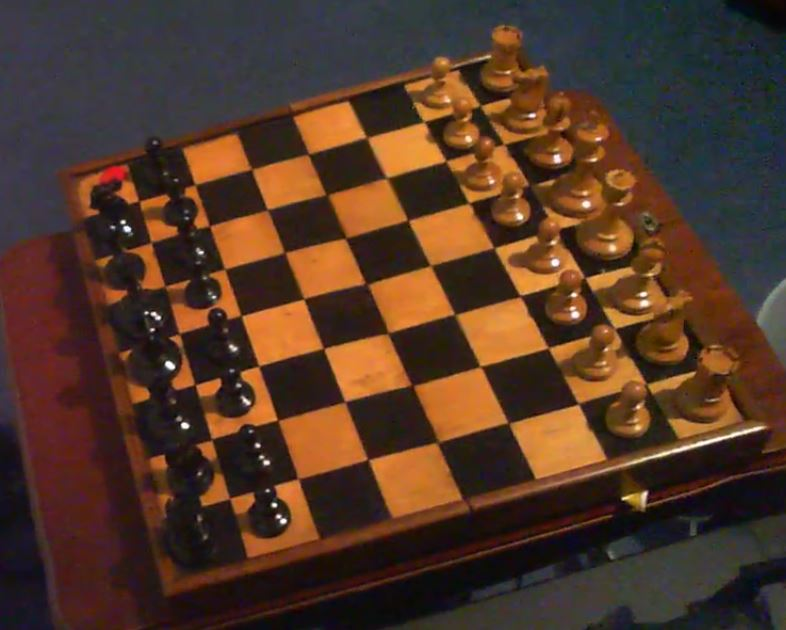
#> input picture ProjectFolder/test_images/ChessBoard_USB_002.JPG, 786 x 630 px, given in place of apple.jpg, which was not available
$ python openCV_Testing.py
#> lines starting #> are read from the running program, lines starting #| are printed output that depends on the picture; after the words box and inside, x2 and y2 are one past the last pixel; in counts of white or black regions, pixels touching at a corner belong together; pictures that were not available may be replaced by others from this repository, and a replacement may not be noted
# # import cv2
# #
# # # load images
# # oneimage = cv2.imread('test_images/misc/Difference_Test_003.jpg')
# # twoimage = cv2.imread('test_images/misc/Difference_Test_002.jpg')
# # threeimage = cv2.imread('test_images/misc/Difference_Test_001.jpg')
# #
# #
# # diffy1 = cv2.subtract(oneimage, twoimage)
# #
# # diffy2 = cv2.subtract(twoimage, threeimage)
# #
# # diffy3 = cv2.subtract(diffy2, diffy1)
# #
# # cv2.imshow("Difference", diffy1)
# #
# # cv2.waitKey(0)
#
#
#
# # image2 = cv2.imread("/test_images/misc/TEST_SUB_2.JPG")
#
# # compute difference
# # difference = cv2.subtract(image1, image2)
#
# # Display image
# # cv2.imshow("difference", image1)
# #
# # import cv2
# # from myfuncs import *
# #
# # cv2.imshow('Harris edge detection', img)
# # if cv2.waitKey(0) & 0xff == 27:
# #     cv2.destroyAllWindows()
# #
# #
# # from myfuncs import *
# # print(squarename())
# # =======
# # cameracheck(0)
#
# # import cv2
# # import numpy as np
# # from myfuncs import *
# # h, w = 480, 480
#
# # image1 = cv2.imread("test_images/real_board.jpg")
# # image1 = cv2.resize(image1, (h,w))
# #
# # image2 = cv2.imread("test_images/real_board_2.jpg")
# # image2 = cv2.resize(image2, (h,w))
# #
# # image3 = cv2.imread('test_images/empty_real_board.jpg')
# # image3 = cv2.resize(image3, (h,w))
# #
# # bigwindow([image1, image2, image3], [h, w])
# #
# # cv2.waitKey(0)
#
# # cap = cv2.VideoCapture(0)
# # image1 = np.zeros((w, h))
# # image1 = cv2.cvtColor(image1,cv2.COLOR_BGR2GRAY)
# # image3 = np.zeros((w, h))
# # image3 = cv2.cvtColor(image3,cv2.COLOR_BGR2GRAY)
# # while True:
# #     ret, rawSource = cap.read()
# #     image2 = rawSource
# #     image2 = cv2.cvtColor(image2, cv2.COLOR_BGR2GRAY)
# #     bigwindow([image1, image2, image3], (h, w))
# #     cv2.waitKey(1)
#
# import cv2
# import numpy as np
# h, w = 480, 480
#
#
# def bigwindow(windows, size, title):
#     wcount = 0
#     newwindows = []
#     for w in windows:
#         w = cv2.resize(w, size)
#         newwindows.append(w)
#         wcount += 1
#     if len(windows) == 4:
#         hconcat1 = cv2.hconcat([newwindows[0], newwindows[1]])
#         hconcat2 = cv2.hconcat([newwindows[2], newwindows[3]])
#
#     newconcat = cv2.vconcat([hconcat1, hconcat2])
#     cv2.imshow(title, newconcat)
#
#
# def create_blank(width, height, rgb_color=(0, 0, 0)):
#     # Create blank openCV image
#
#     # Create black blank image
#     image = np.zeros((height, width, 3), np.uint8)
#
#     # Since OpenCV uses BGR, convert the color first
#     color = tuple(reversed(rgb_color))
#     # Fill image with color
#     image[:] = color
#
#     return image
#
#
# image1 = cv2.imread("test_images/real_board.jpg")
# image1 = cv2.resize(image1, (h,w))
#
# image2 = create_blank(w, h)
# # cv2.imshow("image2", image2)
# concat = cv2.hconcat([image1, image2])
# cv2.imshow("Blank Concat Test", concat)
# cv2.waitKey(0)

import cv2
import numpy as np

img = cv2.imread('test_images/apple.jpg')
#> img is the input picture: shape (630, 786, 3); mean B, G, R 39.5, 55.2, 82.1
grey = cv2.cvtColor(img, cv2.COLOR_BGR2GRAY)
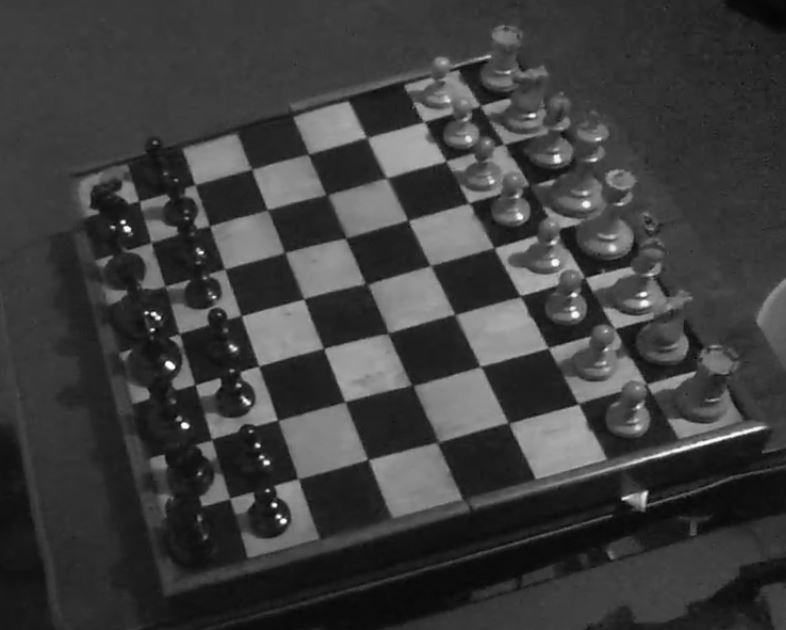
#> grey: shape (630, 786); min 3, max 255, mean 61.5

edges = cv2.Canny(grey, 30, 200)
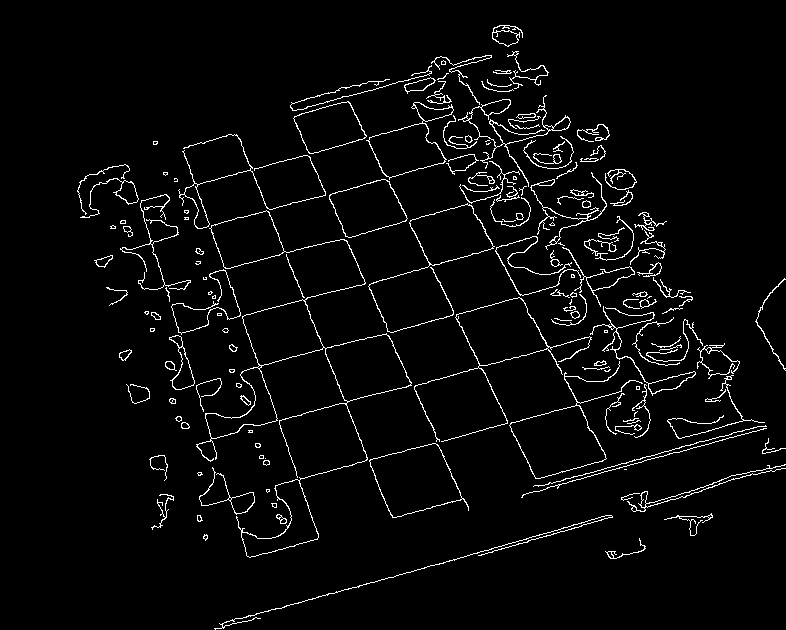
#> edges: shape (630, 786); 3.5% white in thin lines or dots, all inside (x1, y1, x2, y2) = (77, 25, 786, 630)

contours, hierarchy = cv2.findContours(edges, cv2.RETR_EXTERNAL, cv2.CHAIN_APPROX_NONE)
#> contours = 158 contours, 82 with area under 20; largest, box (x1, y1, x2, y2) and area: (196, 210, 412, 558) 14294, (509, 361, 643, 479) 4473, (369, 443, 469, 518) 4457, (414, 297, 592, 442) 4038, (368, 203, 495, 333) 3280

cv2.imshow("Edges After Contours", edges)

cv2.waitKey(0)

print("Number of Contours found = " + str(len(contours)))
#| Number of Contours found = 158

cv2.drawContours(img, contours, -1, (0, 255, 0), 3)
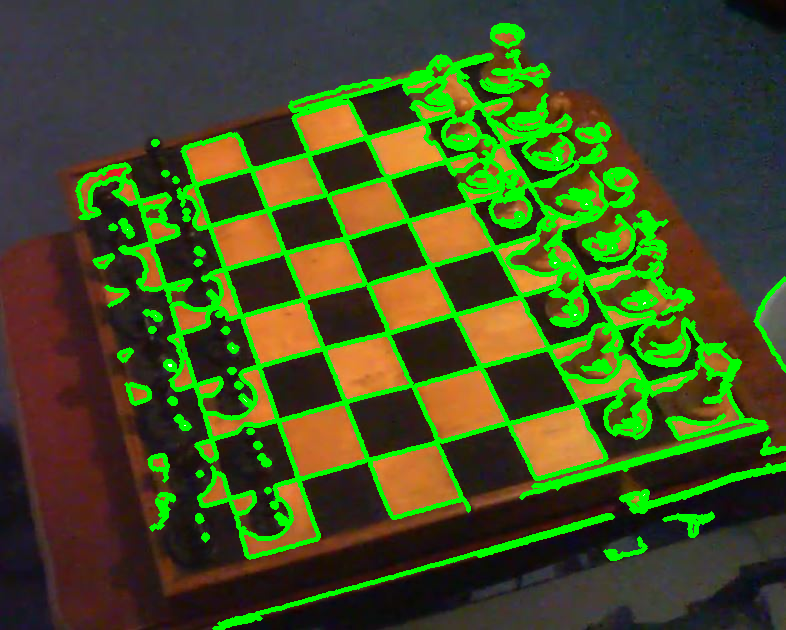
#> img: shape (630, 786, 3); 14.26% of pixels changed, all inside (x1, y1, x2, y2) = (75, 23, 786, 630)
cv2.imshow("Contours", img)
cv2.waitKey(0)
cv2.destroyAllWindows()

$ run again, on ProjectFolder/test_images/ChessBoard_USB_003.JPG
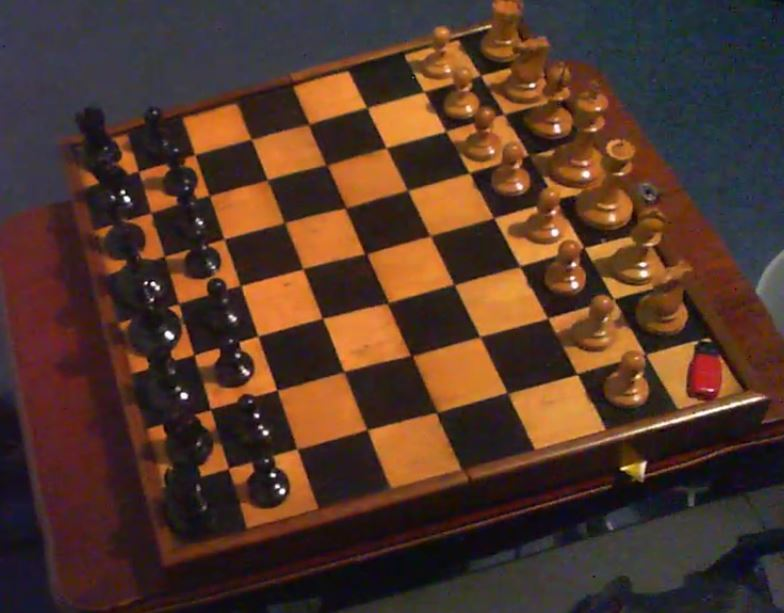
#> input picture ProjectFolder/test_images/ChessBoard_USB_003.JPG, 784 x 613 px, given in place of apple.jpg, which was not available
#> img is the input picture: shape (613, 784, 3); mean B, G, R 41.6, 54.7, 82.7
#> `edges = cv2.Canny(grey, 30, 200)`:
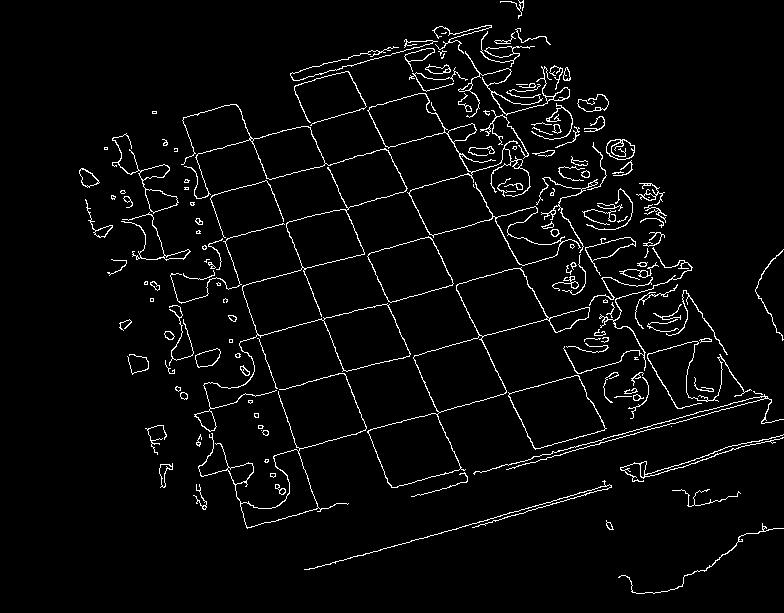
#> edges: shape (613, 784); 3.6% white in thin lines or dots, all inside (x1, y1, x2, y2) = (79, 0, 784, 594)
#> contours = 156 contours, 91 with area under 20; largest, box (x1, y1, x2, y2) and area: (367, 267, 590, 488) 13312, (181, 104, 411, 432) 9829, (367, 93, 581, 266) 4556, (508, 375, 607, 450) 4430, (367, 236, 454, 303) 3556
#| Number of Contours found = 156
#> `cv2.drawContours(img, contours, -1, (0, 255, 0), 3)`:
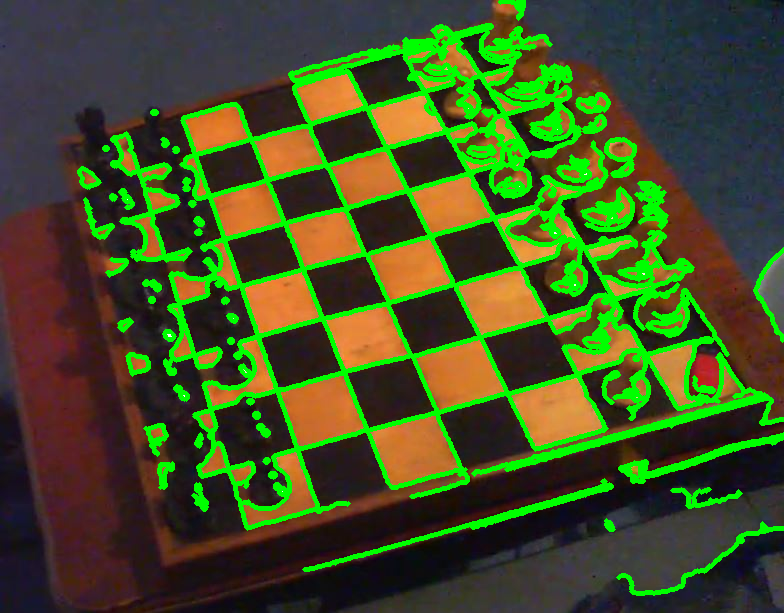
#> img: shape (613, 784, 3); 14.7% of pixels changed, all inside (x1, y1, x2, y2) = (77, 0, 784, 596)

$ run again, on ProjectFolder/test_images/ChessBoard_USB_004.JPG
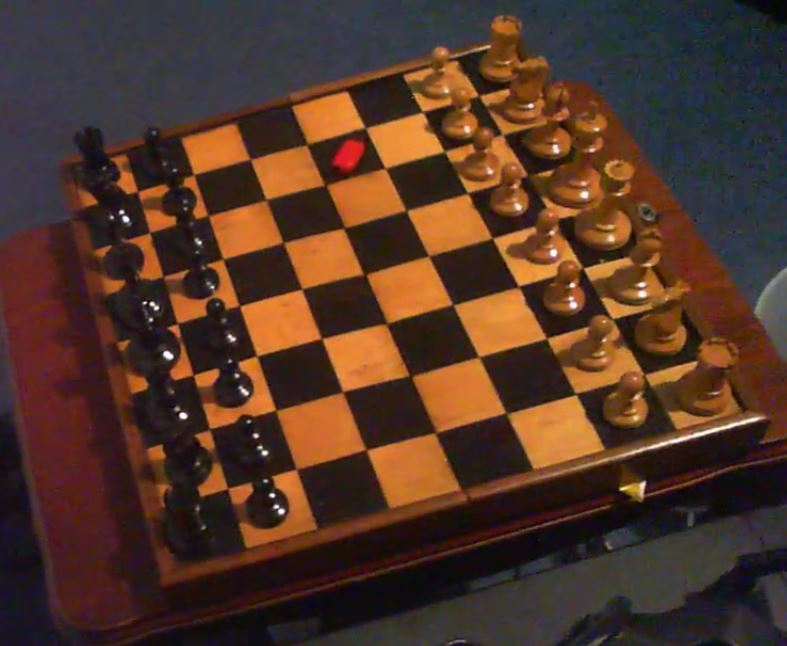
#> input picture ProjectFolder/test_images/ChessBoard_USB_004.JPG, 787 x 646 px, given in place of apple.jpg, which was not available
#> img is the input picture: shape (646, 787, 3); mean B, G, R 39.8, 53.7, 81.7
#> `edges = cv2.Canny(grey, 30, 200)`:
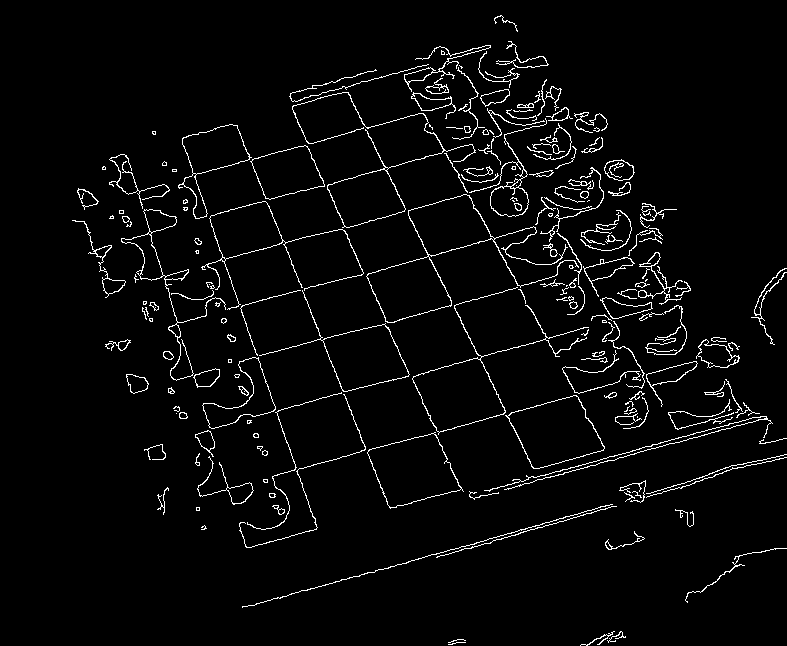
#> edges: shape (646, 787); 3.5% white in thin lines or dots, all inside (x1, y1, x2, y2) = (72, 15, 787, 646)
#> contours = 194 contours, 113 with area under 20; largest, box (x1, y1, x2, y2) and area: (366, 194, 579, 323) 6882, (367, 432, 464, 509) 4460, (505, 395, 605, 469) 4449, (412, 287, 589, 435) 4432, (259, 290, 410, 392) 3804
#| Number of Contours found = 194
#> `cv2.drawContours(img, contours, -1, (0, 255, 0), 3)`:
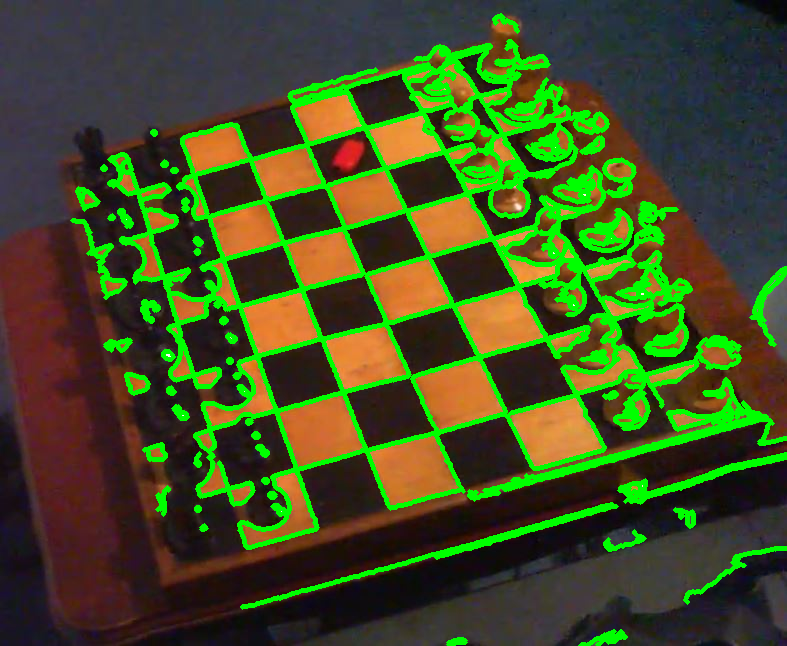
#> img: shape (646, 787, 3); 14.04% of pixels changed, all inside (x1, y1, x2, y2) = (70, 13, 787, 646)
